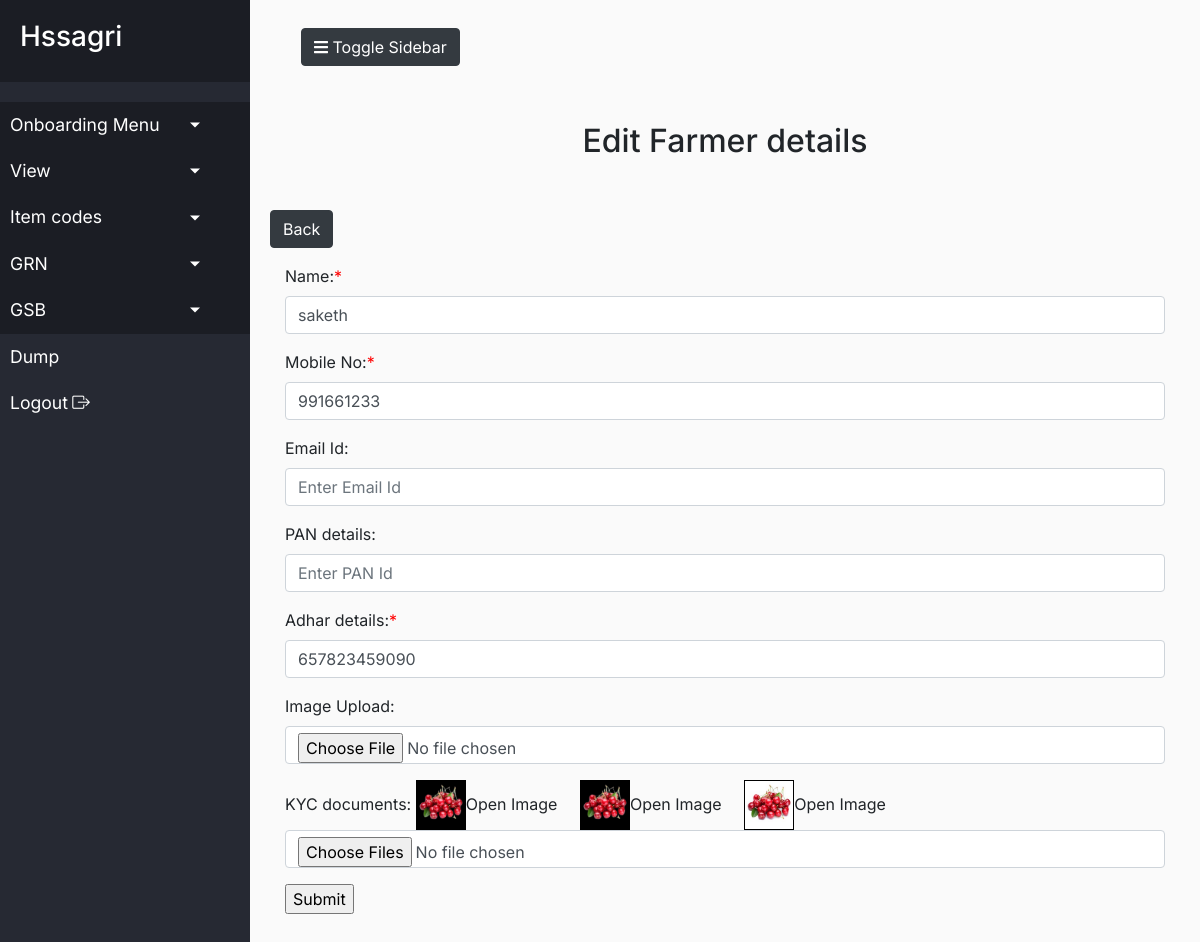
Page /edit_farmer_onboarding.php?id=6 (signed in) on the committed database.
### tables this page shows
CREATE TABLE `farmer_onboarding` (
  `id` int(11) NOT NULL,
  `user_id` int(25) DEFAULT NULL,
  `fr_code` varchar(50) DEFAULT NULL,
  `fr_name` varchar(250) DEFAULT NULL,
  `fr_contact` bigint(20) DEFAULT NULL,
  `fr_email` varchar(255) DEFAULT NULL,
  `fr_pan` varchar(100) DEFAULT NULL,
  `fr_adhar` varchar(100) DEFAULT NULL,
  `fr_image` varchar(100) DEFAULT NULL,
  `fr_kyc` text DEFAULT NULL,
  `fr_regdate` timestamp NOT NULL DEFAULT current_timestamp()
);

### db_connect.php (called while the page is built, shortened)
<?php
class db_connect{
    protected function __construct($db = NULL)
    {
        if (is_object($db)) {
            $this->db = $db;
        }  else  {
            $dsn = "mysql:host=".DB_HOST.";dbname=".DB_NAME;
            try  {
                $this->db = new PDO($dsn, DB_USER, DB_PSWD, array(PDO::MYSQL_ATTR_INIT_COMMAND => "SET NAMES utf8mb4"));
            } catch (Exception $e) {
                die ($e->getMessage());
            }
        }
    }
}
?>

### account.php (called while the page is built, shortened)
<?php
include'db_connect.php';
class account extends db_connect
{
	public function getfarmer_OnBoardingData_ById($id)
	{
		$result=[];
		$stmt = $this->db->prepare("SELECT * FROM `farmer_onboarding` where id=(:id)");
		$stmt->bindParam(':id',$id,PDO::PARAM_INT);
		if($stmt->execute())
		{
			if($stmt->rowCount() > 0)
			{
				$result = $stmt->fetch();
			}
		}
		return $result;
	}
}

### edit_farmer_onboarding.php (the view, shortened to what this page needs)
<?php
include'account.php';
$account =  new account();
if(isset($_GET['id']))
{
	$id = $_GET['id'];
	$individual_farmer_data = $account->getfarmer_OnBoardingData_ById($id);
}
?>
<!doctype html>
<html lang="en">
<head>
<?php require_once('header.php'); ?>
</head>
<body>
  <div class="wrapper">
    <?php require_once('side_bar.php'); ?>
    <div id="content">
      <nav class="navbar navbar-expand-lg">
        <div class="container-fluid">
          <button type="button" id="sidebarCollapse" class="btn btn-dark">
            <i class="fas fa-bars"></i><span> Toggle Sidebar</span>
          </button>
        </div>
      </nav>
      <br><br>
      <h2>Edit Farmer details</h2>
	 <button class="btn btn-dark"><a href="fview.php">Back</a></button>
    <div class="container">
        <form action="#" id="farmerboardingform" method="post" enctype="multipart/form-data">
            <div class="form-group">
                <label for="fname" class="control-label required">Name:</label>
                <input type="text" class="form-control" id="fname"
                    placeholder="Enter Name" name="fname" value="<?php echo $individual_farmer_data['fr_name']; ?>" >
            </div>
			<div class="form-group">
                <label for="contact" class="control-label required">Mobile No:</label>
                <input type="text" class="form-control" id="contact"
                    placeholder="Enter Contact Number" name="contact" maxlength="10" value="<?php echo $individual_farmer_data['fr_contact']; ?>" >
            </div>
            <div class="form-group">
                <label for="email">Email Id:</label>
                <input type="email" class="form-control" id="email"
                    placeholder="Enter Email Id" name="email" value="<?php echo $individual_farmer_data['fr_email']; ?>"  >
            </div>
			<div class="form-group">
                <label for="pan">PAN details:</label>
                <input type="text" class="form-control" id="pan"
                    placeholder="Enter PAN Id" name="pan" value="<?php echo $individual_farmer_data['fr_pan']; ?>" >
            </div>
			<div class="form-group">
                <label for="adhar" class="control-label required">Adhar details:</label>
                <input type="text" class="form-control" id="adhar"
                    placeholder="Enter Adhar Id" name="adhar" value="<?php echo $individual_farmer_data['fr_adhar']; ?>" >
            </div>
			<div class="form-group">
                <label for="image">Image Upload:</label>
                <input type="file" class="form-control" id="image"
                    placeholder="Enter Adhar Id" name="image" >
            </div>
			<div class="form-group">
                <label for="kyc">KYC documents:</label>
				<?php
					  $kycFiles = unserialize($individual_farmer_data['fr_kyc']);
					  if(!empty($kycFiles))
					  {
					  foreach($kycFiles as $kyc)
					  {
							$extension = pathinfo($kyc, PATHINFO_EXTENSION);
						if (in_array($extension, ['jpg', 'jpeg', 'png', 'gif'])) {
							echo "<a href='images/".htmlspecialchars($kyc)."' target='_blank' id='fileLink'><img src='images/".htmlspecialchars($kyc)."' alt='' onclick='window.open(this.src, '_blank');' width='50' height='50' style='border:1px solid black'>Open Image</a>";
						} elseif ($extension == 'pdf') {
							echo "<embed src='images/".htmlspecialchars($kyc)."' width='150' height='150' type='application/pdf'><a href='images/".htmlspecialchars($kyc)."' target='_blank' id='fileLink'>click to open</a>";
						} else {
							echo "Unsupported file type.";
						}
					} } ?>
	                <input type="file" class="form-control" id="kyc"
                    placeholder="Enter Adhar Id" name="kyc[]" multiple>
            </div>
		<input type="button" id="submitbtn" value="Submit">
        </form>
    </div>
    </div>
  </div>
</body>
</html>

### css/style.css (style rules this page uses)
* { list-style: none; }
body { font-family: 'Inter', sans-serif; background: #fff; }
a, a:hover, a:focus { color: inherit; text-decoration: none; transition: all 0.4s; }
.wrapper { display: flex; text-decoration: none; transition: all 0.4s; }
#content { width: 100%; padding: 20px; min-width: height 100vh; transition: all 0.4s; }
#content h2 { text-align: center; margin-bottom: 50px; }
form label.required:after { content: "*"; color: red; }

### rows in the picture
farmer_onboarding: fname "saketh", contact "991661233", adhar "657823459090"
